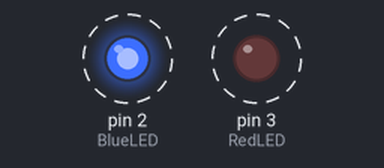
Bench run of a sketch on a simulated Arduino Uno, built with avr-gcc and run on an emulated ATmega328P. Parts: output pins drawn as LEDs (lit = HIGH). Dashed ring = blinking.

Above: at 0.05 s.
Timing chart, 0 to 3.0 s (numbered marks = the images above):
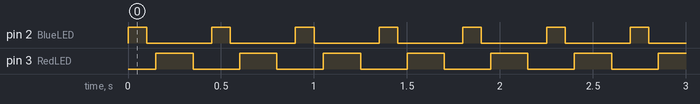

Measured:
- by itself, pin 2 (BlueLED): alternates HIGH for 0.10 s and LOW for 0.35 s
- by itself, pin 3 (RedLED): alternates HIGH for 0.20 s and LOW for 0.25 s

The sketch:

Sound_of_the_police.ino
```cpp
int RedLED=3;
int BlueLED=2;
int OnTime1=100;
int OffTime1=50;
int OnTime2=200;
int OffTime2=100;

void setup() {
  // put your setup code here, to run once:
pinMode(BlueLED,OUTPUT);
pinMode(RedLED,OUTPUT);


}

void loop() {
  // put your main code here, to run repeatedly:
digitalWrite(BlueLED,HIGH);
delay(OnTime1);
digitalWrite(BlueLED,LOW);
delay(OffTime1);

digitalWrite(RedLED,HIGH);
delay(OnTime2);
digitalWrite(RedLED,LOW);
delay(OffTime2);
}
```
